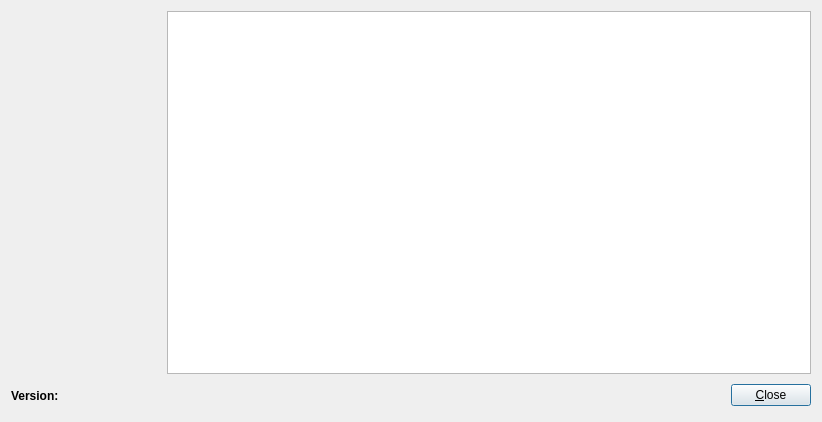
<?xml version="1.0" encoding="UTF-8"?>
<ui version="4.0">
 <author>Michal Duda</author>
 <class>aboutDialog</class>
 <widget class="QDialog" name="aboutDialog">
  <property name="windowModality">
   <enum>Qt::ApplicationModal</enum>
  </property>
  <property name="geometry">
   <rect>
    <x>0</x>
    <y>0</y>
    <width>822</width>
    <height>422</height>
   </rect>
  </property>
  <property name="windowTitle">
   <string>About VookiImageViewer</string>
  </property>
  <property name="windowIcon">
   <iconset resource="../../resource/vookiimageviewer.qrc">
    <normaloff>:/images/appicon</normaloff>:/images/appicon</iconset>
  </property>
  <property name="locale">
   <locale language="English" country="UnitedStates"/>
  </property>
  <property name="modal">
   <bool>true</bool>
  </property>
  <layout class="QVBoxLayout" name="verticalLayout">
   <item>
    <layout class="QHBoxLayout" name="horizontalLayout">
     <item>
      <layout class="QVBoxLayout" name="verticalLayout_2">
       <item>
        <widget class="QLabel" name="label">
         <property name="minimumSize">
          <size>
           <width>150</width>
           <height>300</height>
          </size>
         </property>
         <property name="maximumSize">
          <size>
           <width>150</width>
           <height>300</height>
          </size>
         </property>
         <property name="text">
          <string/>
         </property>
         <property name="pixmap">
          <pixmap resource="../../resource/vookiimageviewer.qrc">:/images/applogo</pixmap>
         </property>
         <property name="scaledContents">
          <bool>true</bool>
         </property>
        </widget>
       </item>
      </layout>
     </item>
     <item>
      <widget class="QTextBrowser" name="textBrowser">
       <property name="acceptDrops">
        <bool>false</bool>
       </property>
       <property name="source">
        <url>
         <string>qrc:/text/aboutapp</string>
        </url>
       </property>
       <property name="openExternalLinks">
        <bool>true</bool>
       </property>
      </widget>
     </item>
    </layout>
   </item>
   <item>
    <layout class="QHBoxLayout">
     <property name="spacing">
      <number>6</number>
     </property>
     <property name="leftMargin">
      <number>0</number>
     </property>
     <property name="topMargin">
      <number>0</number>
     </property>
     <property name="rightMargin">
      <number>0</number>
     </property>
     <property name="bottomMargin">
      <number>0</number>
     </property>
     <item>
      <widget class="QLabel" name="versionLabel">
       <property name="font">
        <font>
         <bold>true</bold>
        </font>
       </property>
       <property name="text">
        <string>Version: </string>
       </property>
      </widget>
     </item>
     <item>
      <spacer>
       <property name="orientation">
        <enum>Qt::Horizontal</enum>
       </property>
       <property name="sizeHint" stdset="0">
        <size>
         <width>131</width>
         <height>31</height>
        </size>
       </property>
      </spacer>
     </item>
     <item>
      <widget class="QPushButton" name="okButton">
       <property name="text">
        <string>&amp;Close</string>
       </property>
      </widget>
     </item>
    </layout>
   </item>
  </layout>
 </widget>
 <resources>
  <include location="../../resource/vookiimageviewer.qrc"/>
 </resources>
 <connections>
  <connection>
   <sender>okButton</sender>
   <signal>clicked()</signal>
   <receiver>aboutDialog</receiver>
   <slot>accept()</slot>
   <hints>
    <hint type="sourcelabel">
     <x>278</x>
     <y>253</y>
    </hint>
    <hint type="destinationlabel">
     <x>96</x>
     <y>254</y>
    </hint>
   </hints>
  </connection>
 </connections>
</ui>
